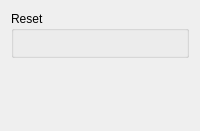
     <widget class="QWidget" name="TabPage" >
      <attribute name="title" >
       <string>Reset</string>
      </attribute>
      <layout class="QVBoxLayout" >
       <item>
        <widget class="QGroupBox" name="groupBox14" >
         <property name="title" >
          <string>Reset</string>
         </property>
         <layout class="QVBoxLayout" >
          <item>
           <widget class="MdtGui::LabeledCombobox" name="mdtGui_LabeledCheckbox65" >
            <property name="Label" >
             <string>Reset Value for Endian Storage Byte Ordering</string>
            </property>
            <property name="LabelTooltip" >
             <string>&lt;qt>When set to 1, enables the PowerPC 405 memory management unit (MMU) for virtual address translation and for memory protection.&lt;/qt></string>
            </property>
            <property name="Key" >
             <string>C_ENDIAN_RESET</string>
            </property>
           </widget>
          </item>
          <item>
           <widget class="MdtGui::LabeledTextbox" name="mdtGui_LabeledTextbox46_2" >
            <property name="enabled" >
             <bool>true</bool>
            </property>
            <property name="Label" >
             <string>Reset Value for User Defined Storage Attributes: Tattribute[4:7]</string>
            </property>
            <property name="LabelTooltip" >
             <string>&lt;qt>Drive the Input Pin TIEPVRBIT28 To TIEPVRBIT31&lt;/qt></string>
            </property>
            <property name="Key" >
             <string>C_USER_RESET</string>
            </property>
            <property name="Value" >
             <string>Constant</string>
            </property>
           </widget>
          </item>
         </layout>
        </widget>
       </item>
       <item>
        <layout class="QVBoxLayout" >
         <item>
          <layout class="QHBoxLayout" >
           <item>
            <widget class="MdtGui::LabeledTextbox" name="labeledTextbox157_2_2_3_2" >
             <property name="Label" >
              <string>C_MPLB_DWIDTH</string>
             </property>
             <property name="Key" >
              <string>C_MPLB_DWIDTH</string>
             </property>
             <property name="Hidden" >
              <bool>true</bool>
             </property>
            </widget>
           </item>
           <item>
            <widget class="MdtGui::LabeledTextbox" name="labeledTextbox157_2_2_3" >
             <property name="Label" >
              <string>C_MPLB_AWIDTH</string>
             </property>
             <property name="Key" >
              <string>C_MPLB_AWIDTH</string>
             </property>
             <property name="Hidden" >
              <bool>true</bool>
             </property>
            </widget>
           </item>
          </layout>
         </item>
         <item>
          <layout class="QHBoxLayout" >
           <item>
            <widget class="MdtGui::LabeledTextbox" name="labeledTextbox157_2_2_2_3_2_3" >
             <property name="Label" >
              <string>Number of Masters</string>
             </property>
             <property name="Key" >
              <string>C_SPLB1_NUM_MASTERS</string>
             </property>
             <property name="Hidden" >
              <bool>true</bool>
             </property>
            </widget>
           </item>
           <item>
            <widget class="MdtGui::LabeledTextbox" name="C_SPLB0_DWIDTH" >
             <property name="Label" >
              <string>C_SPLB0_DWIDTH</string>
             </property>
             <property name="Key" >
              <string>C_SPLB0_DWIDTH</string>
             </property>
             <property name="Hidden" >
              <bool>true</bool>
             </property>
            </widget>
           </item>
          </layout>
         </item>
         <item>
          <layout class="QHBoxLayout" >
           <item>
            <widget class="MdtGui::LabeledTextbox" name="labeledTextbox157_2_2_3_3_2" >
             <property name="Label" >
              <string>C_SPLB1_AWIDTH</string>
             </property>
             <property name="Key" >
              <string>C_SPLB1_AWIDTH</string>
             </property>
             <property name="Hidden" >
              <bool>true</bool>
             </property>
            </widget>
           </item>
           <item>
            <widget class="MdtGui::LabeledTextbox" name="labeledTextbox157_2_2_2_3_2_2_2" >
             <property name="Label" >
              <string>Mid Width</string>
             </property>
             <property name="Key" >
              <string>C_SPLB1_MID_WIDTH</string>
             </property>
             <property name="Hidden" >
              <bool>true</bool>
             </property>
            </widget>
           </item>
          </layout>
         </item>
         <item>
          <layout class="QHBoxLayout" >
           <item>
            <widget class="MdtGui::LabeledTextbox" name="labeledTextbox157_2_2_3_2_2_2_2" >
             <property name="Label" >
              <string>C_SPLB1_NATIVE_DWIDTH</string>
             </property>
             <property name="Key" >
              <string>C_SPLB1_NATIVE_DWIDTH</string>
             </property>
             <property name="Hidden" >
              <bool>true</bool>
             </property>
            </widget>
           </item>
           <item>
            <widget class="MdtGui::LabeledTextbox" name="labeledTextbox157_2_2_3_2_3_2" >
             <property name="Label" >
              <string>C_SPLB1_DWIDTH</string>
             </property>
             <property name="Key" >
              <string>C_SPLB1_DWIDTH</string>
             </property>
             <property name="Hidden" >
              <bool>true</bool>
             </property>
            </widget>
           </item>
          </layout>
         </item>
         <item>
          <layout class="QHBoxLayout" >
           <item>
            <widget class="MdtGui::LabeledTextbox" name="labeledTextbox157_2_2_2_3_2" >
             <property name="Label" >
              <string>Number of Masters</string>
             </property>
             <property name="Key" >
              <string>C_SPLB0_NUM_MASTERS</string>
             </property>
             <property name="Hidden" >
              <bool>true</bool>
             </property>
            </widget>
           </item>
           <item>
            <widget class="MdtGui::LabeledTextbox" name="labeledTextbox157_2_2_2_3_2_2" >
             <property name="Label" >
              <string>Mid Width</string>
             </property>
             <property name="Key" >
              <string>C_SPLB0_MID_WIDTH</string>
             </property>
             <property name="Hidden" >
              <bool>true</bool>
             </property>
            </widget>
           </item>
          </layout>
         </item>
         <item>
          <layout class="QHBoxLayout" >
           <item>
            <widget class="MdtGui::LabeledTextbox" name="C_SPLB0_NATIVE_DWIDTH" >
             <property name="Label" >
              <string>C_SPLB0_NATIVE_DWIDTH</string>
             </property>
             <property name="Key" >
              <string>C_SPLB0_NATIVE_DWIDTH</string>
             </property>
             <property name="Hidden" >
              <bool>true</bool>
             </property>
            </widget>
           </item>
           <item>
            <widget class="MdtGui::LabeledTextbox" name="labeledTextbox157_2_2_3_3" >
             <property name="Label" >
              <string>C_SPLB0_AWIDTH</string>
             </property>
             <property name="Key" >
              <string>C_SPLB0_AWIDTH</string>
             </property>
             <property name="Hidden" >
              <bool>true</bool>
             </property>
            </widget>
           </item>
          </layout>
         </item>
         <item>
          <layout class="QHBoxLayout" >
           <item>
            <widget class="MdtGui::LabeledCheckbox" name="C_MPLB_P2P" >
             <property name="Label" >
              <string>C_MPLB_P2P</string>
             </property>
             <property name="Key" >
              <string>C_MPLB_P2P</string>
             </property>
             <property name="Hidden" >
              <bool>true</bool>
             </property>
            </widget>
           </item>
           <item>
            <widget class="MdtGui::LabeledTextbox" name="labeledTextbox157_2_2_3_2_2" >
             <property name="Label" >
              <string>C_MPLB_NATIVE_DWIDTH</string>
             </property>
             <property name="Key" >
              <string>C_MPLB_NATIVE_DWIDTH</string>
             </property>
             <property name="Hidden" >
              <bool>true</bool>
             </property>
            </widget>
           </item>
          </layout>
         </item>
        </layout>
       </item>
       <item>
        <spacer>
         <property name="orientation" >
          <enum>Qt::Vertical</enum>
         </property>
         <property name="sizeType" >
          <enum>QSizePolicy::Expanding</enum>
         </property>
         <property name="sizeHint" >
          <size>
           <width>101</width>
           <height>20</height>
          </size>
         </property>
        </spacer>
       </item>
      </layout>
     </widget>
